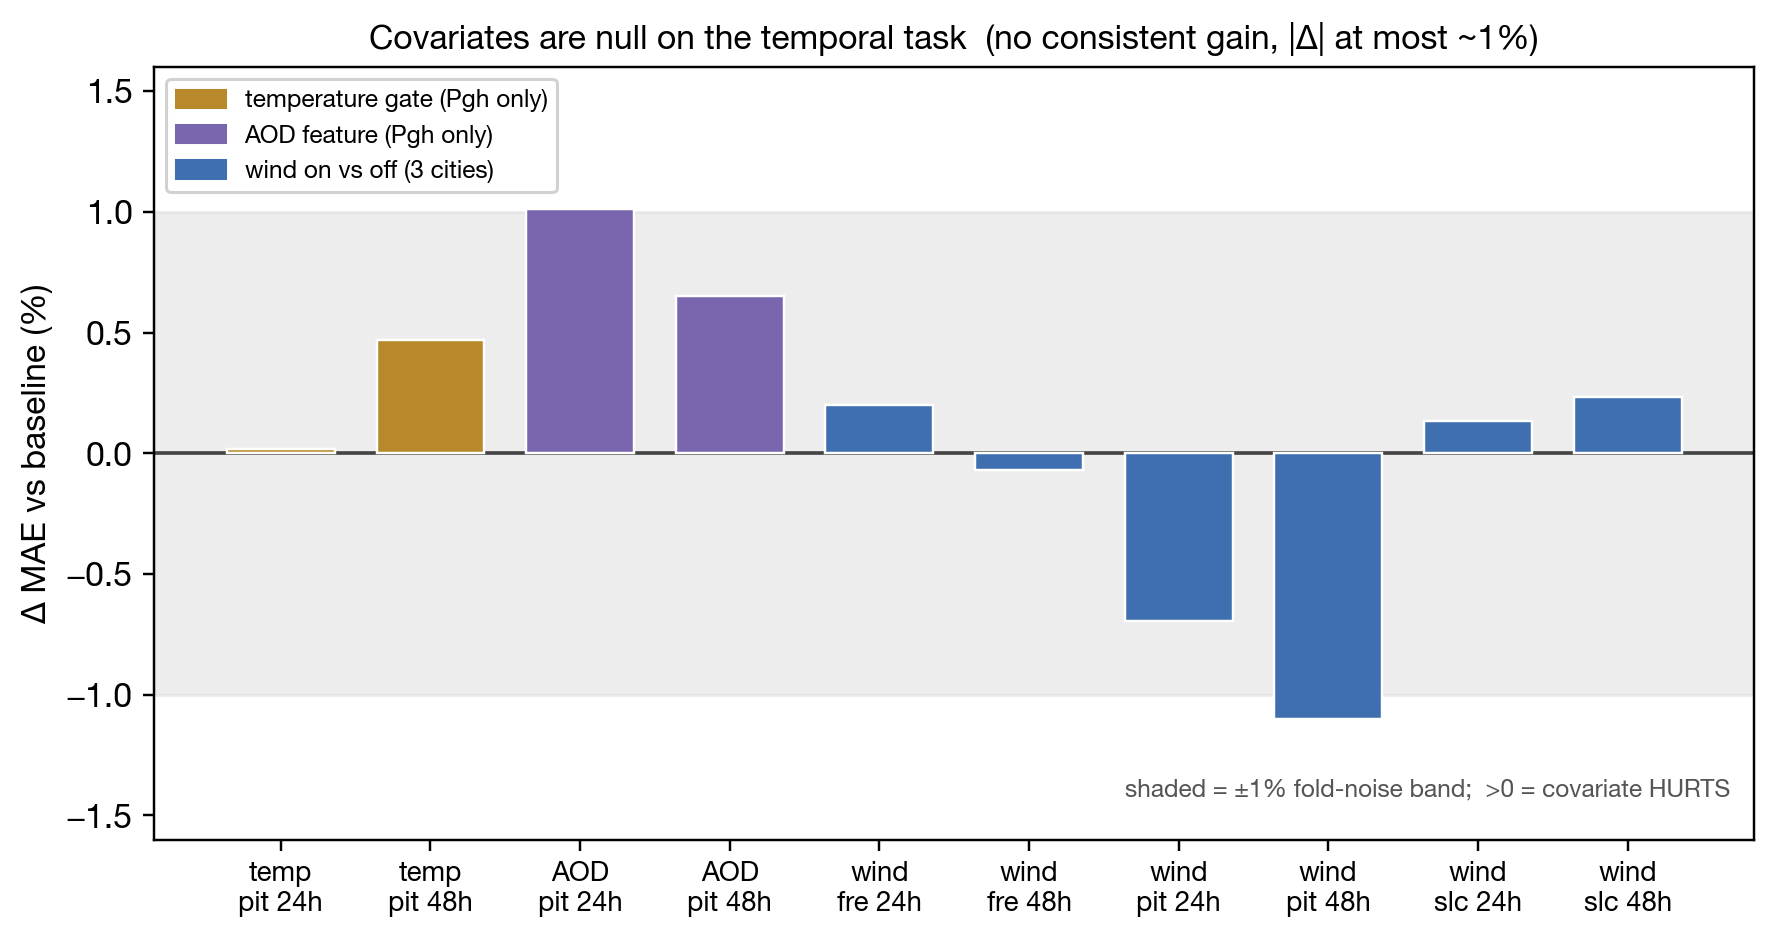

This figure's Python source:
"""FIGURE 4 -- covariates are NULL on the temporal task too.

Bars = Delta MAE vs the winning temporal model when each covariate is added
(temperature gate, AOD node-feature) or toggled (wind hrrr-vs-zero), under the same
5-fold CV. Everything sits inside a ~+/-1% noise band and mostly the WRONG way ->
temp/AOD/wind add nothing once the sensor's own persistence+lags are present.
Source: experiments/logs/temporal_covariates/results.csv (cherry-picked, WORKLOG J).
"""
import csv, pathlib, sys
import matplotlib
matplotlib.use("Agg")
import matplotlib.pyplot as plt
sys.path.insert(0, str(pathlib.Path(__file__).parent))
from _style import apply, FS

apply()
REPO = pathlib.Path(__file__).resolve().parents[1]
CSV = REPO / "experiments/logs/temporal_covariates/results.csv"

rows = list(csv.DictReader(open(CSV)))
# (label, delta%, covariate) — temp/AOD Pittsburgh-only; wind all 3 cities
COL = {"temp": "#B8892A", "aod": "#7A66AE", "wind": "#3F6FB0"}
bars = []
for r in rows:
    v = r["variant"]
    if v == "base":
        continue
    d = float(r["delta_vs_baseline_pct"])
    tag = f"{r['city'][:3]} {r['gap_len']}h"
    if v == "temp":
        bars.append(("temp", f"temp\n{tag}", d))
    elif v == "aod":
        bars.append(("aod", f"AOD\n{tag}", d))
    elif v == "wind_hrrr_vs_zero":
        bars.append(("wind", f"wind\n{tag}", d))

# order: temp, aod, wind
order = {"temp": 0, "aod": 1, "wind": 2}
bars.sort(key=lambda b: (order[b[0]], b[1]))

fig, ax = plt.subplots(figsize=(8.2, 4.4))
xs = range(len(bars))
ax.axhspan(-1, 1, color="#dddddd", alpha=0.5, zorder=0)          # ~noise floor
ax.axhline(0, color="#444", lw=1.2, zorder=1)
ax.bar(list(xs), [b[2] for b in bars], color=[COL[b[0]] for b in bars],
       edgecolor="white", lw=0.8, zorder=2, width=0.72)
ax.set_xticks(list(xs))
ax.set_xticklabels([b[1] for b in bars], fontsize=FS-2)
ax.set_ylabel("Δ MAE vs baseline (%)")
ax.set_ylim(-1.6, 1.6)
ax.set_title("Covariates are null on the temporal task  (no consistent gain, |Δ| at most ~1%)")
ax.text(0.985, 0.05, "shaded = ±1% fold-noise band;  >0 = covariate HURTS",
        transform=ax.transAxes, ha="right", va="bottom", fontsize=FS-3, color="#555")
# legend
import matplotlib.patches as mp
ax.legend(handles=[mp.Patch(color=COL["temp"], label="temperature gate (Pgh only)"),
                   mp.Patch(color=COL["aod"], label="AOD feature (Pgh only)"),
                   mp.Patch(color=COL["wind"], label="wind on vs off (3 cities)")],
          loc="upper left", fontsize=FS-3, framealpha=0.9)
fig.tight_layout()
out = REPO / "poster-graphs/fig4_covariate_null.png"
fig.savefig(out, dpi=220, bbox_inches="tight", facecolor="white")
print(f"[saved] {out}")
